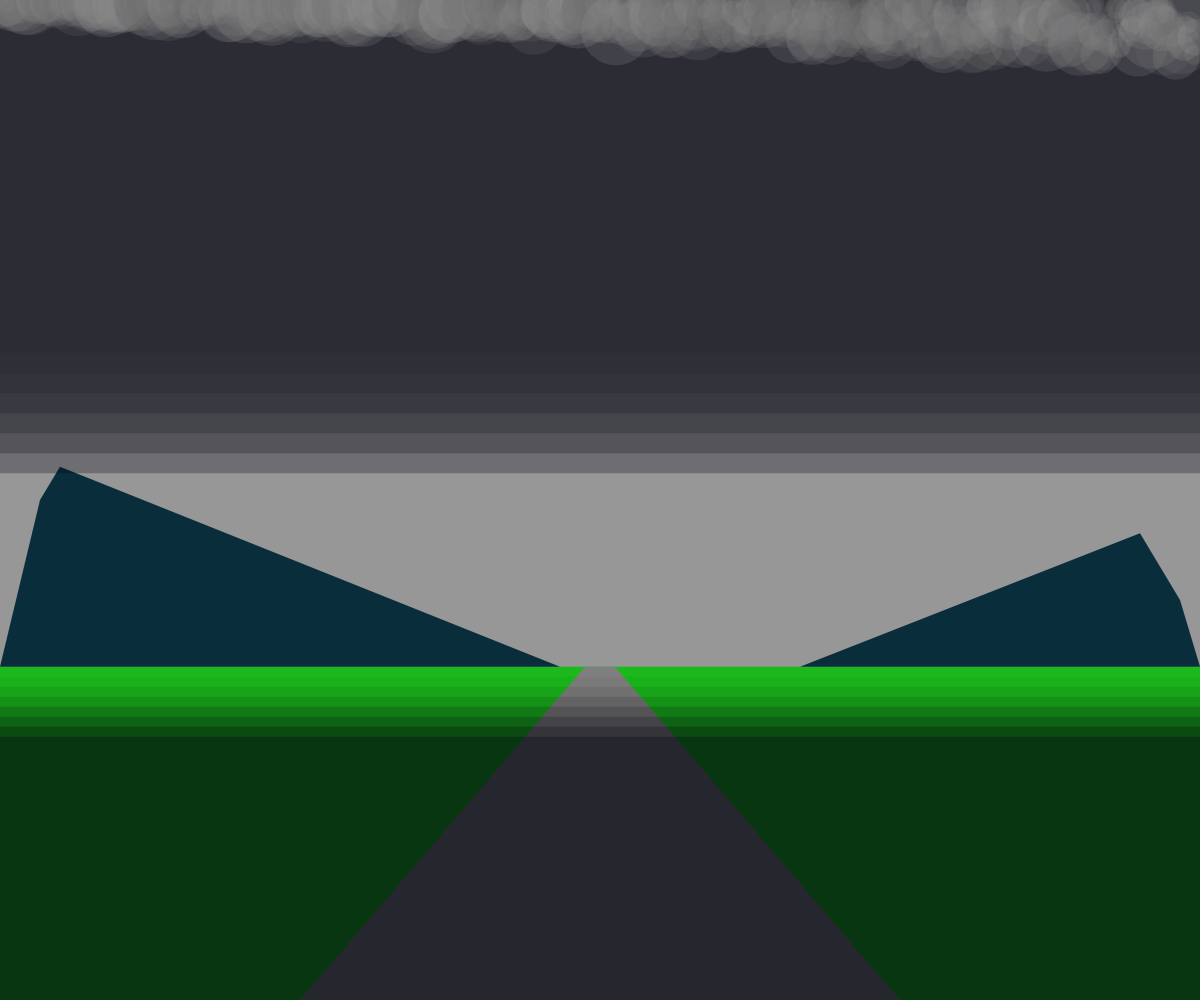
Frame 1 (no input)
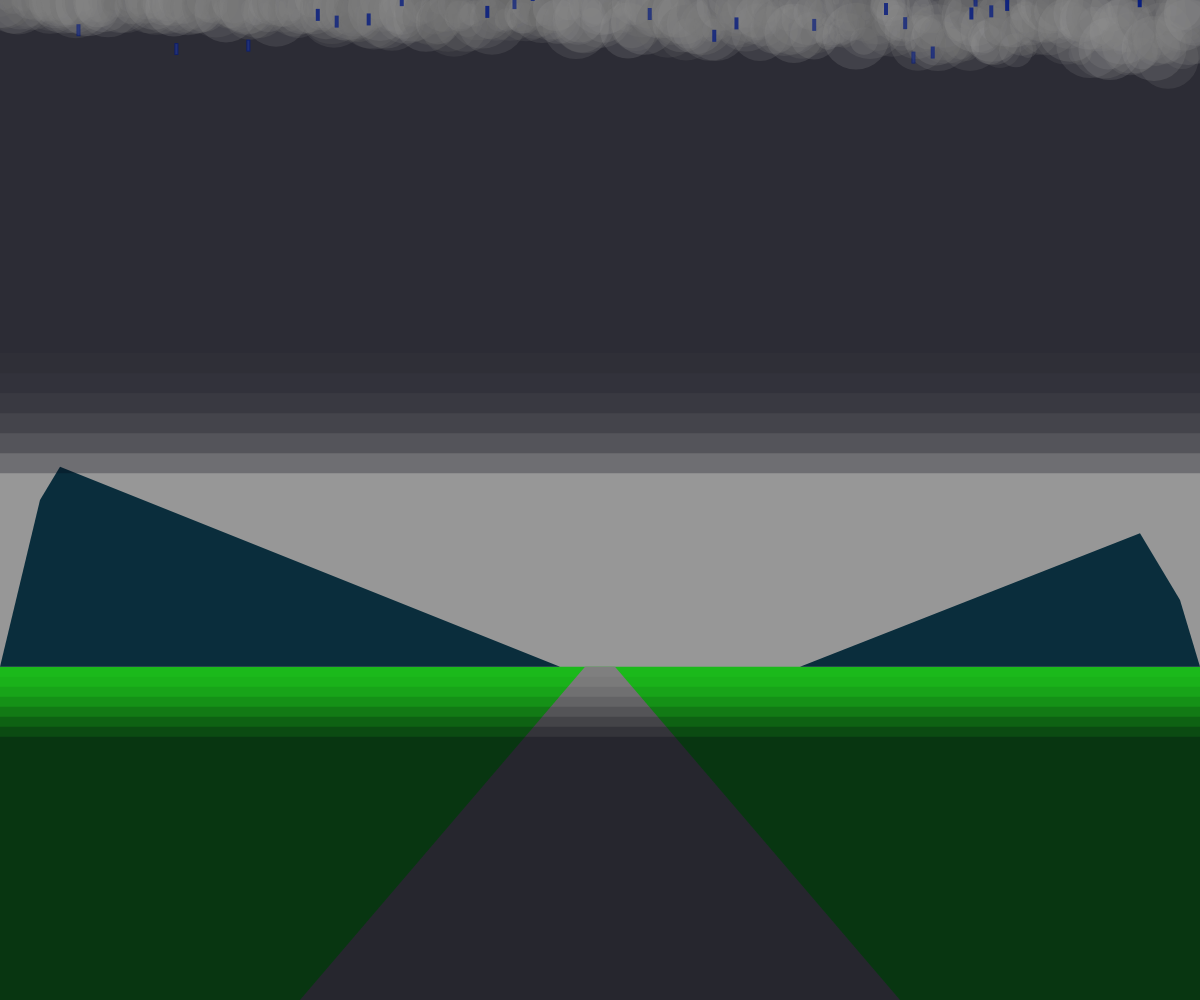
Frame 60 (no input)
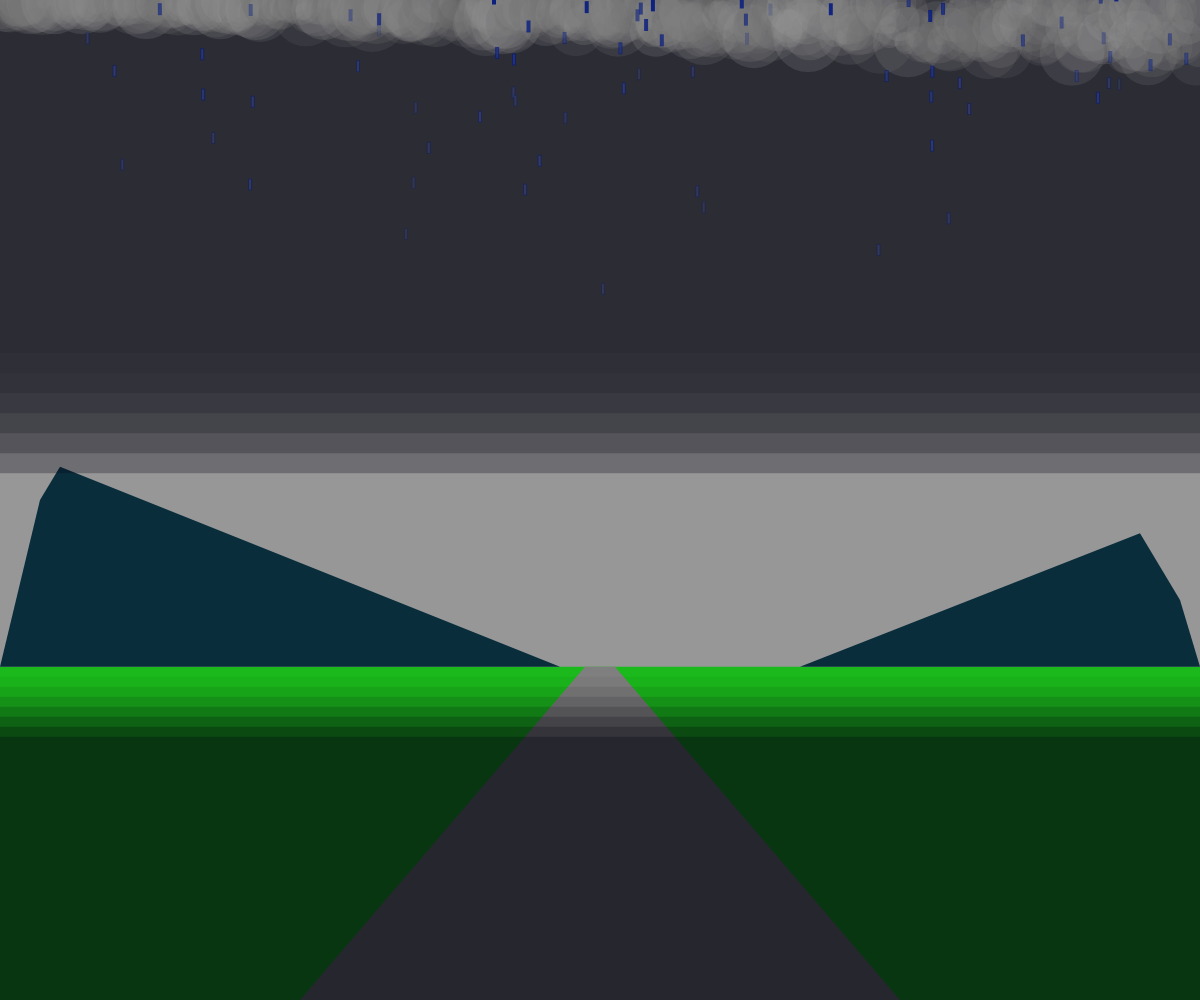
Frame 120 (the mouse pressed at the canvas centre since frame 60)

The p5.js sketch that drew these frames (run headless with seeded random() and noise() and a simulated clock; from frame 60 on, the mouse is pressed at the canvas centre):

// p5.js sketch
// ── sketch.js
var systems = [];
var time = 0;


function setup() {
  createCanvas(windowWidth, windowHeight);
  for (var i = 0; i < 3; i++) {
    systems.push(new ParticleSystem(1, createVector(width / i + 1, -12)));
    //creating 3 particle emitters slightly above the canvas so they don't 
    //show their origin point
  }
}

function draw() {
  time++;
  background(151);
  if (time % 180 === 0) { //every 180 frames, ~3 seconds
    background(random(160, 250)); //this causes the sky to flash
    lightning(); //this is the lightning
    //pretty happy with that effect
  }

  drawGround();

  for (var s = 0; s < width / 2; s++) {
    // var delta = 0;
    var position = createVector(s * 2, random(0, s / 10));
    fill(random(100, 155), 50);
    noStroke();
    ellipse(position.x, position.y, random(70));
  } //the clouds ^^
  //delta+= 0.001
  // the delta didn't affect the speed of the clouds,so it gets removed.
  // couldn't do much for the speed of the clouds overall.
  // i know it's not realistic for storm clouds to be screaming past
  // the heavens, but messing with the position.x on ellipse() or 
  // with the position vector's x value itself only made
  // the storm cloud smaller instead of the width of the screen.

  for (var i = 0; i < systems.length; i++) {
    systems[i].addParticle();
    systems[i].run();
  } //the rain ^^ i wanna know, have you ever seen it?
}

function windowResized() {
  resizeCanvas(windowWidth, windowHeight);
}

function drawGround() {
  fill(27, 185, 27);
  noStroke();
  rect(0, height * 2 / 3, width, height + 30);
  //the ground ^^
  fill(127);
  quad(width / 2 + 15, height * 2 / 3, width / 2 - 15, height * 2 / 3, width / 4, height, width * 3 / 4, height);
  //the road ^^
  fill(10, 45, 60);
  quad(60, height * 7 / 15, 40, height / 2, 0, height * 2 / 3, width / 2 - 40, height * 2 / 3);
  quad(width - 60, height * 8 / 15, width - 20, height * 3 / 5, width, height * 2 / 3, width * 2 / 3, height * 2 / 3);
  //the (carefully articulated to scale with the window) mountains ^^
  for (var f = 0; f < 8; f++) {
    var f1 = f * 10;
    fill(0, 0, 15, f1);
    rect(0, f1 - height * 2 / 3, width, height + f1); //sky
    rect(0, f1 + height * 2 / 3, width, height + f1); //ground
  } //the shading gradients. was going for fog but ended up with this instead
}

function lightning() {
  var p1 = random(width, height);
  //var p2 = random(width, height);
  //var p3 = random(width, height);
  fill('white');
  stroke('white');
  strokeWeight(3);
  line(random(width), 0, p1, p1);
  //line(p1, p1, p2, p2);
  //line(p2, p2, p3, p3);
  //originally wanted to create a zigzag, but realized a single line
  //had the same effect. very very frigtening, ME!
}
// ── parSystem.js
var ParticleSystem = function(num, position) {
	this.origin = position.copy();
	this.particles = [];
  for (var i = 0; i < num; i++) {
      this.particles.push(new Particle(this.origin));
      }

  this.addParticle = function() {
  	this.particles.push(new Particle(this.origin));
  };

  this.run = function() {
  	for (var i = this.particles.length-1; i >= 0; i--) {
      var p = this.particles[i];
      p.run();
      if (p.isDead()) {
        this.particles.splice(i, 1);
      }
    }
  };
};
// ── particle.js
var Particle = function(position) {
  this.acceleration = createVector(0, 0.05);
  this.velocity = createVector(random(-10, 10), random(-3, 0));
  this.position = position.copy();
  this.lifespan = 280;

  this.run = function() {
    this.update();
    this.display();
  };

  this.update = function(){
    this.velocity.add(this.acceleration);
    this.position.add(this.velocity);
    this.lifespan -= 2;
  };

  this.display = function() {
    stroke(5, 27, 127, this.lifespan);
    strokeWeight(2);
    fill(127, this.lifespan);
    rect(this.position.x, this.position.y, 2, 10);
  };

  this.isDead = function(){
    if (this.lifespan < 0) {
        return true;
    } else {
      return false;
    }
  };
};
